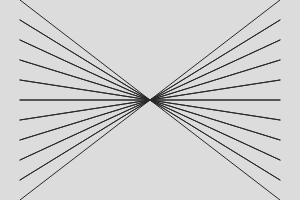
Frame 1 (no input)
Frame 60 (no input): identical to frame 1, image omitted
Frame 120 (the mouse pressed at the canvas centre since frame 60): identical to frame 1, image omitted

The p5.js sketch that drew this single still picture (run headless with seeded random() and noise() and a simulated clock; from frame 60 on, the mouse is pressed at the canvas centre):

// p5.js sketch
// ── sketch.js
function setup() {
    createCanvas(300, 200);
    stroke(40);
}

function draw() {
    background(220);
    let count = 10;
    for (let i = 0; i < count; i++) {
	y = map(i, 0, count, 0, height);
	line(20, y, 280, (height - y));
	line(20, (height - y), 280, y);
    }
}
